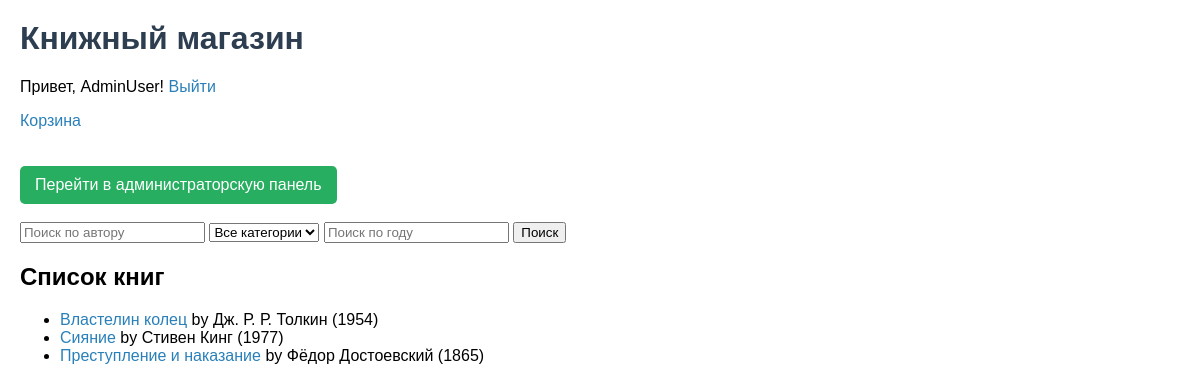
The app's page / (signed in) with its own data.
### books/models.py (models this page shows, shortened)
class Book(models.Model):
    title = models.CharField(max_length=255)
    author = models.CharField(max_length=255)
    publication_year = models.IntegerField()
    description = models.TextField()
    category = models.ForeignKey(Category, on_delete=models.CASCADE)
    price = models.DecimalField(max_digits=10, decimal_places=2)
    cover_image = models.ImageField(upload_to='images/')
    status = models.CharField(max_length=20, choices=[
        ('available', 'Доступна'),
        ('out_of_stock', 'Недоступна'),
    ])

### books/views.py (the view)
# urls.py: path('', views.book_list, name='book_list'),
def book_list(request):
    books = Book.objects.all()
    categories = Category.objects.all()
    author = request.GET.get('author')
    category = request.GET.get('category')
    year = request.GET.get('year')
    if author:
        books = books.filter(author__icontains=author)
    if category:
        books = books.filter(category__name=category)
    if year:
        books = books.filter(publication_year=year)
    return render(request, 'books/book_list.html', {'books': books, 'categories': categories})

### books/templates/books/book_list.html (shortened to what this page needs)
<html lang="ru">
<head>
</head>
<body>
    <h1>Книжный магазин</h1>
    {% if user.is_authenticated %}
        <p>Привет, {{ user.username }}! <a href="{% url 'logout' %}">Выйти</a></p>
        <p><a href="{% url 'cart' %}">Корзина</a></p>
        {% if user.is_staff %}
            <a href="/admin/" class="admin-button">Перейти в администраторскую панель</a>
        {% endif %}
    {% else %}
        <p>
            <a href="{% url 'login' %}">Войти</a> |
            <a href="{% url 'register' %}">Зарегистрироваться</a>
        </p>
    {% endif %}
    <form method="GET">
        <input type="text" name="author" placeholder="Поиск по автору">
        <select name="category">
            <option value="">Все категории</option>
        </select>
        <input type="number" name="year" placeholder="Поиск по году">
        <button type="submit">Поиск</button>
    </form>
    <h2>Список книг</h2>
    <ul>
        {% for book in books %}
            <li>
                <a href="{% url 'book_detail' book.id %}">{{ book.title }}</a> by {{ book.author }} ({{ book.publication_year }})
            </li>
        {% endfor %}
    </ul>
</body>
</html>

### books/templates/books/book_list.html (style rules this page uses)
body { font-family: Arial, sans-serif; margin: 20px; }
h1 { color: #2c3e50; }
a { text-decoration: none; color: #2980b9; }
.admin-button { display: inline-block; padding: 10px 15px; background-color: #27ae60; color: white; border-radius: 5px; margin-top: 20px; }

### records on screen
Book: title "Властелин колец", author "Дж. Р. Р. Толкин", publication_year "1954"
Book: title "Сияние", author "Стивен Кинг", publication_year "1977"
Book: title "Преступление и наказание", author "Фёдор Достоевский", publication_year "1865"

### other values on screen
{{ user.username }} "AdminUser"
